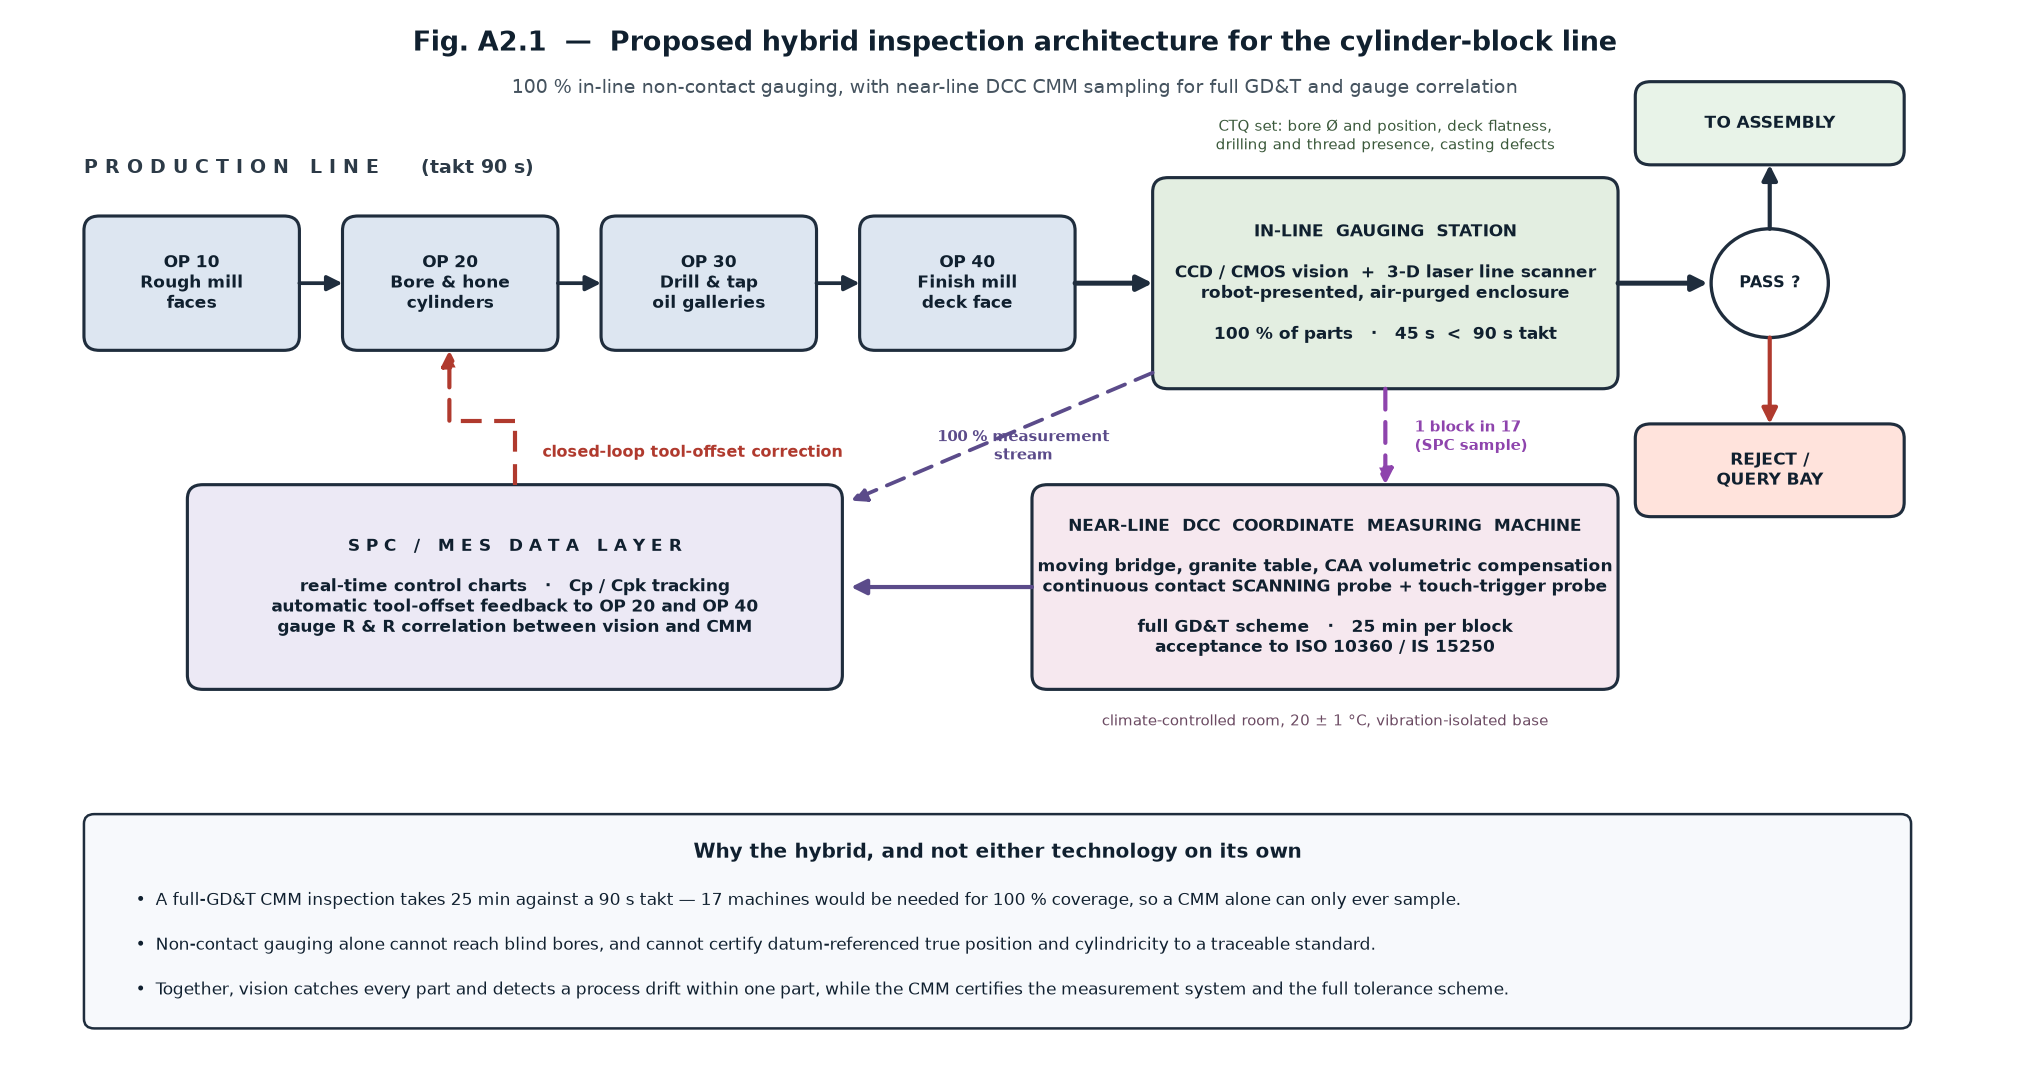

Recreate this plot in Python.
#!/usr/bin/env python3
"""Proposed hybrid in-line / near-line inspection architecture."""
import matplotlib
matplotlib.use("Agg")
import matplotlib.pyplot as plt
from matplotlib.patches import FancyBboxPatch, Circle

fig, ax = plt.subplots(figsize=(17.2, 9.0), dpi=150)
ax.set_xlim(-2, 114); ax.set_ylim(-18, 47); ax.axis("off")

E="#1f2d3d"; MACH="#dde6f1"; VIS="#e3eee1"; CMM="#f6e8ef"; DATA="#ece9f5"; BAD="#ffe3dc"

def box(x,y,w,h,t,fs=8.0,fill=MACH,bold=True,lw=1.5,r=0.9):
    ax.add_patch(FancyBboxPatch((x,y),w,h,boxstyle=f"round,pad=0,rounding_size={r}",
                 facecolor=fill,edgecolor=E,lw=lw,zorder=3))
    ax.text(x+w/2,y+h/2,t,ha="center",va="center",fontsize=fs,zorder=4,
            fontweight="bold" if bold else "normal",color="#10202f")
def lab(x,y,t,fs=7.8,ha="center",va="center",bold=False,color="#10202f",z=6):
    ax.text(x,y,t,ha=ha,va=va,fontsize=fs,zorder=z,
            fontweight="bold" if bold else "normal",color=color)
def arr(x1,y1,x2,y2,color=E,lw=1.8,ls="-",ms=15,z=5):
    ax.annotate("",xy=(x2,y2),xytext=(x1,y1),zorder=z,
        arrowprops=dict(arrowstyle="-|>",color=color,lw=lw,ls=ls,
                        shrinkA=0,shrinkB=0,mutation_scale=ms))

lab(56,45.2,"Fig. A2.1  —  Proposed hybrid inspection architecture for the cylinder-block line",
    fs=13,bold=True)
lab(56,42.4,"100 % in-line non-contact gauging, with near-line DCC CMM sampling for full GD&T and gauge correlation",
    fs=9,color="#45535f")

# ---------------- production line -----------------------------------------
lab(2,37.4,"P R O D U C T I O N   L I N E      (takt 90 s)",fs=9.2,bold=True,ha="left",color="#2c3a47")
for t,x in (("OP 10\nRough mill\nfaces",2),("OP 20\nBore & hone\ncylinders",17),
            ("OP 30\nDrill & tap\noil galleries",32),("OP 40\nFinish mill\ndeck face",47)):
    box(x,26,12.5,8.4,t,fs=8.0)
for x in (14.5,29.5,44.5):
    arr(x,30.2,x+2.5,30.2)

# ---------------- in-line gauge -------------------------------------------
arr(59.5,30.2,64,30.2,lw=2.4)
box(64,23.6,27,13.2,"IN-LINE  GAUGING  STATION\n\n"
    "CCD / CMOS vision  +  3-D laser line scanner\n"
    "robot-presented, air-purged enclosure\n\n"
    "100 % of parts   ·   45 s  <  90 s takt",fs=8.2,fill=VIS)
lab(77.5,39.4,"CTQ set: bore Ø and position, deck flatness,\n"
              "drilling and thread presence, casting defects",fs=7.4,color="#3c5a3c")

arr(91,30.2,96.2,30.2,lw=2.4)
ax.add_patch(Circle((99.8,30.2),3.4,facecolor="#ffffff",edgecolor=E,lw=1.6,zorder=3))
lab(99.8,30.2,"PASS ?",fs=7.6,bold=True,z=4)
arr(99.8,33.6,99.8,37.6,lw=2.0)
box(92,37.6,15.6,5.2,"TO ASSEMBLY",fs=8.4,fill="#e8f3e8")
arr(99.8,26.8,99.8,21.4,color="#b03a2e",lw=2.0)
box(92,15.6,15.6,5.8,"REJECT /\nQUERY BAY",fs=8.0,fill=BAD)

# ---------------- near-line CMM -------------------------------------------
arr(77.5,23.6,77.5,17.6,color="#8e44ad",lw=2.0,ls=(0,(5,3)))
lab(79.2,20.6,"1 block in 17\n(SPC sample)",fs=7.4,ha="left",color="#8e44ad",bold=True)
box(57,4.8,34,12.8,"NEAR-LINE  DCC  COORDINATE  MEASURING  MACHINE\n\n"
    "moving bridge, granite table, CAA volumetric compensation\n"
    "continuous contact SCANNING probe + touch-trigger probe\n\n"
    "full GD&T scheme   ·   25 min per block\n"
    "acceptance to ISO 10360 / IS 15250",fs=8.0,fill=CMM)
lab(74,2.8,"climate-controlled room, 20 ± 1 °C, vibration-isolated base",fs=7.4,color="#6b4a62")

# ---------------- data / feedback -----------------------------------------
box(8,4.8,38,12.8,"S P C   /   M E S   D A T A   L A Y E R\n\n"
    "real-time control charts   ·   Cp / Cpk tracking\n"
    "automatic tool-offset feedback to OP 20 and OP 40\n"
    "gauge R & R correlation between vision and CMM",fs=8.0,fill=DATA)
arr(57,11.2,46.5,11.2,color="#5b4b8a",lw=2.0)
arr(64,24.6,46.5,16.6,color="#5b4b8a",lw=1.8,ls=(0,(5,3)))
lab(56.5,20.0,"100 % measurement\nstream",fs=7.3,color="#5b4b8a",bold=True)

ax.plot([27,27],[17.6,21.6],color="#b03a2e",lw=2.0,ls=(0,(5,3)),zorder=4)
ax.plot([27,23.2],[21.6,21.6],color="#b03a2e",lw=2.0,ls=(0,(5,3)),zorder=4)
arr(23.2,21.6,23.2,26.0,color="#b03a2e",lw=2.0,ls=(0,(5,3)))
lab(28.6,19.6,"closed-loop tool-offset correction",fs=7.6,ha="left",color="#b03a2e",bold=True)

# ---------------- rationale panel -----------------------------------------
box(2,-16.4,106,13.4,"",fill="#f7f9fc",lw=1.2,r=0.6)
lab(55,-5.4,"Why the hybrid, and not either technology on its own",fs=9.6,bold=True)
for i,txt in enumerate([
  "A full-GD&T CMM inspection takes 25 min against a 90 s takt — 17 machines would be needed for 100 % coverage, so a CMM alone can only ever sample.",
  "Non-contact gauging alone cannot reach blind bores, and cannot certify datum-referenced true position and cylindricity to a traceable standard.",
  "Together, vision catches every part and detects a process drift within one part, while the CMM certifies the measurement system and the full tolerance scheme."]):
    lab(5,-8.4-i*2.8,"•  "+txt,fs=8.2,ha="left")

plt.savefig("/home/user/6dof-robotic-arm-ros2-1.0/PBL_AM/Assignment2_Inspection/inspection_architecture.png",
            dpi=150,bbox_inches="tight",facecolor="white")
print("written")
